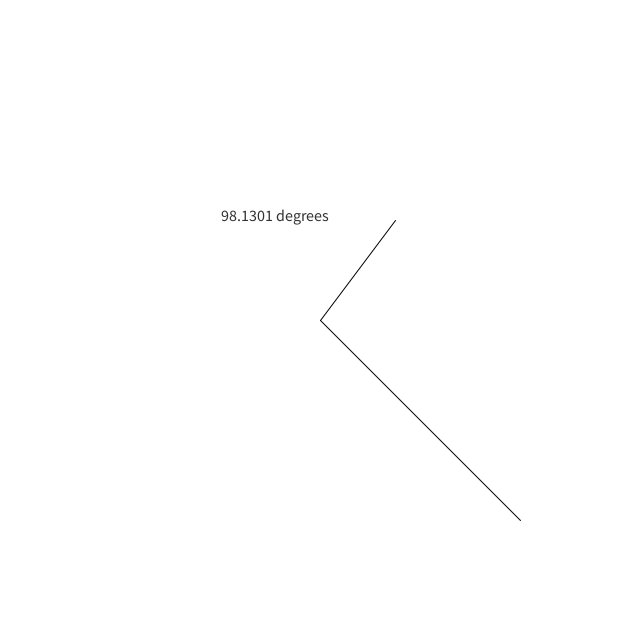
Frame 1 (no input)
Frame 60 (the mouse pressed at the canvas centre just before this capture): identical to frame 1, image omitted
Frame 120 (the mouse held since frame 60 and released just before this capture): identical to frame 1, image omitted

The Processing sketch that drew this single still picture (run headless with seeded random() and noise(); from frame 60 on, the mouse is pressed at the canvas centre):

// Processing sketch: NoC_6_AngleBetween
// ── NoC_6_AngleBetween.pde
PVector a, b;
float angleBetween;

void setup() {
  size(640, 640);
  fill(50);
  a = new PVector(200, 200);
  b = new PVector(75, -100);
}

void draw() {
  background(255);
  translate(width/2, height/2);
  line(0, 0, a.x, a.y);
  line(0, 0, b.x, b.y);
  
  angleBetween = degrees(acos(a.dot(b)/(a.mag() * b.mag()))) ;
  textSize(16);
  text(angleBetween + " degrees", -100, -100);
  
  
}
